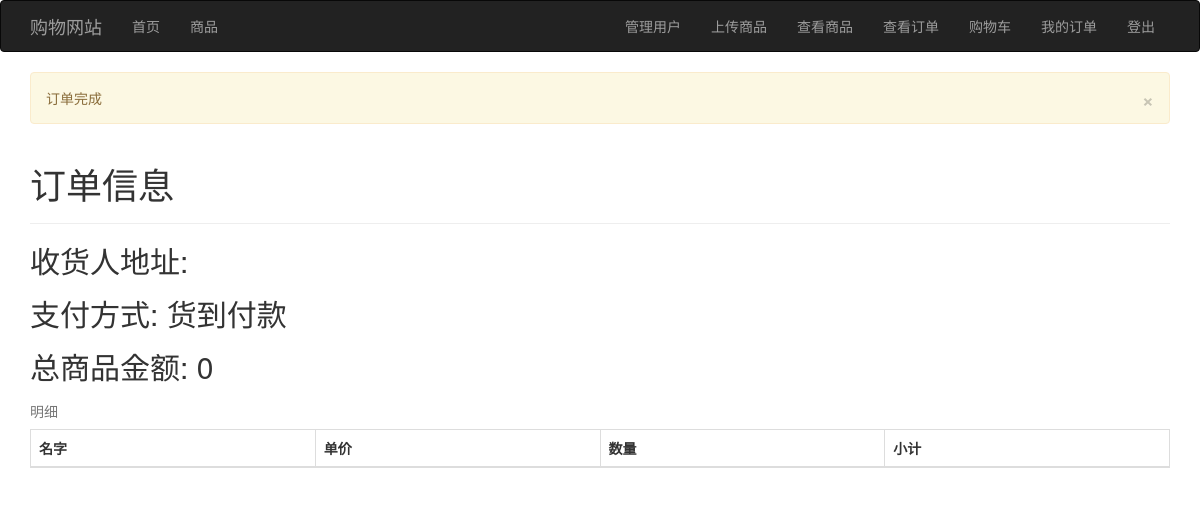
Page /pay/6 (signed in) on the earlier database version.
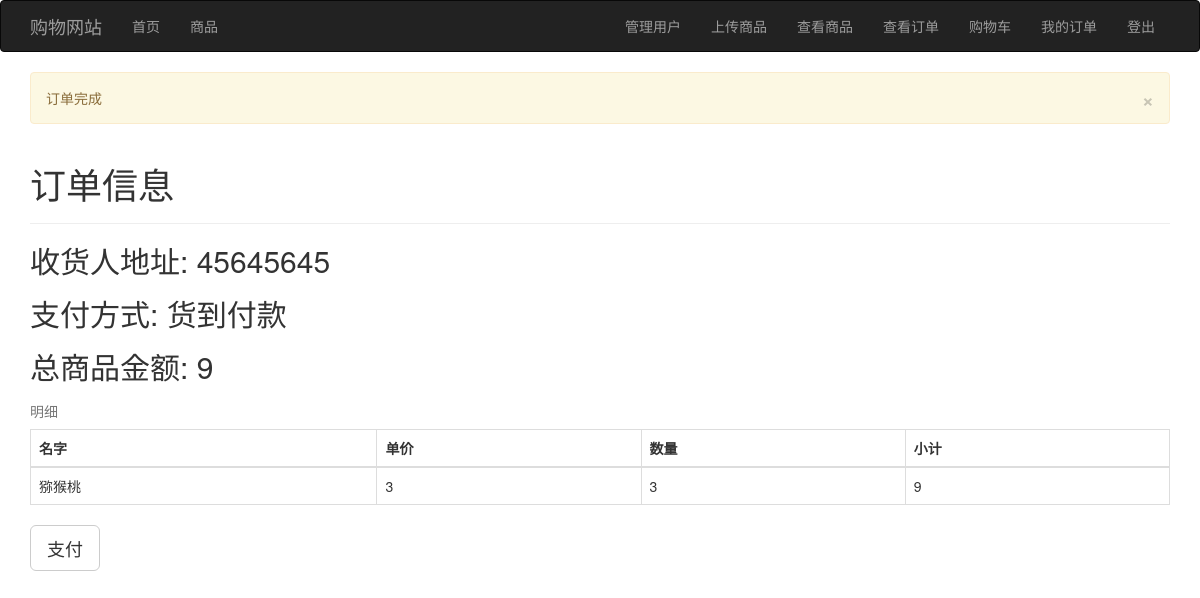
Same page on the later database version.
### app/models.py (models this page shows, shortened)
class Order(db.Model):
    id = db.Column(db.Integer, primary_key=True)
    cost = db.Column(db.Integer)
    time = db.Column(db.DateTime)
    user_id = db.Column(db.Integer, db.ForeignKey('user.id'))
    address = db.Column(db.String(30))
    status = db.Column(db.String(5))  # 订单属性:购物车,未支付,待发货,已发货,完成
    items = db.relationship('OrderItem', backref='order', lazy='dynamic')

class OrderItem(db.Model):
    id = db.Column(db.Integer, primary_key=True)
    fruit_id = db.Column(db.Integer)
    fruit_name = db.Column(db.String(64))
    price = db.Column(db.Integer)
    num = db.Column(db.Integer)
    cost = db.Column(db.Integer)
    Order_id = db.Column(db.Integer, db.ForeignKey('order.id'), )

### app/views.py (the view)
@app.route('/pay/<id>')
@login_required
def pay(id):
    order = Order.query.filter_by(id=id).first()  # 购物车
    order.status = '完成'
    db.session.commit()
    flash("订单完成")
    return render_template('order.html', order=order)

### app/views.py (called while the page is built)
@app.before_request
def before_request():
    g.user = current_user

@lm.user_loader
def load_user(id):
    return User.query.get(int(id))

### app/templates/order.html (shortened to what this page needs)
{% extends "base.html" %}
{% import "bootstrap/wtf.html" as wtf %}
{% block page_content %}
    <div class="page-header">
        <h1>订单信息</h1>
    </div>
    <h2>收货人地址: {{ order.address }}</h2>
    <h2>支付方式: 货到付款</h2>
    <h2>总商品金额: {{ order.cost }}</h2>
    <div>
        {% include 'order_detail.html' %}
    </div>
    {% if order.status =='未支付' %}
        <a href="{{ url_for('pay',id=order.id) }}" class="btn btn-default btn-lg" role="button">支付</a>
    {% endif %}
{% endblock %}

### app/templates/order_detail.html (shortened to what this page needs)
<table class="table table-bordered">
    <caption>明细</caption>
    <thead>
    <tr>
        <th>名字</th>
        <th>单价</th>
        <th>数量</th>
        <th>小计</th>
    </tr>
    </thead>
    <tbody>
    {% for fruit in order.items %}
        <tr>
            <td>{{ fruit.fruit_name }}</td>
            <td>{{ fruit.price }}</td>
            <td>{{ fruit.num }}
            </td>
            <td>{{ fruit.cost }}</td>
        </tr>
    {% endfor %}
    </tbody>
</table>

Differences in the rows shown:
changed Order: address (not shown) → "45645645"; cost "0" → "9"; status "购物车" → "未支付" (drawn)
added OrderItem: fruit_name "猕猴桃", price "3", num "3", cost "9"
Other differences:
text now shown: "支付"
